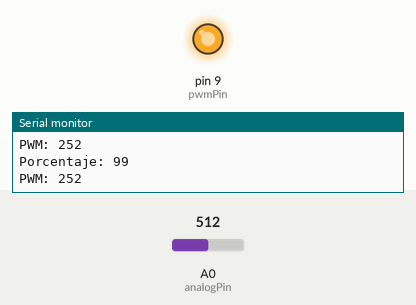
This sketch was run on a simulated Arduino Uno, built with avr-gcc and run on an emulated ATmega328P. Shown: output pins drawn as LEDs (lit = HIGH), the last lines printed to the serial monitor. Inputs (shaded band) come from the test bench; at power-on: A0 (analogPin) = 512.

Above: at 1.8 s.
1.9 s: A0 (analogPin) set to 716
At 2.6 s:
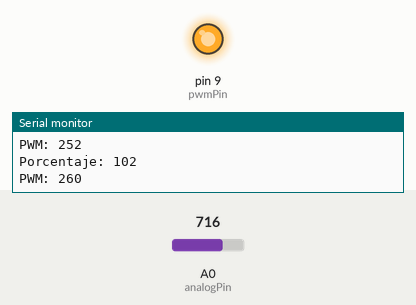
3.5 s: A0 (analogPin) set to 511
At 5.3 s:
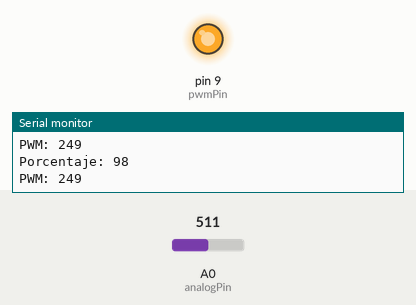
Timing chart, 0 to 6.8 s (numbered marks = the images above; inputs shaded):
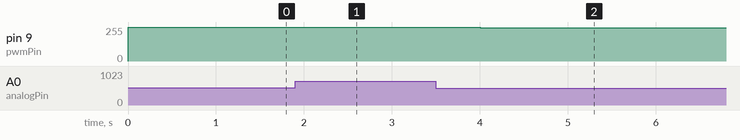

The sketch:

Ventilador.ino
```cpp
/*
   Ventilador.ino

   Prueba del ventilador.
   la salida es el pin 9.
   Dependiendo del valor que lea en el pin A0
   La salida esta conectada a una resistencia de 1K, a la base del trnasistor.


*/

const int analogPin = A0; // Entrada señal analogica
int percent = 0;
int pwm = 0;
const int pwmPin = 9;
int pot = 0; // almacena la lectura analógica raw del potenciometro

void setup() {
  Serial.begin(115200);
  pinMode(pwmPin, OUTPUT);

}

void loop() {
  pot = analogRead(analogPin); // lectura analógica raw (0-1023)
  percent = map(pot, 0, 1023, 90,108); // convertir a porcentaje (0-100)

 // percent=100;
  pwm = percent * 2.55;
Serial.print("Porcentaje: ");
  Serial.println(percent);
  Serial.print("PWM: ");
  Serial.println(pwm);

  analogWrite(pwmPin, pwm);
  delay(1000);
}
```

Measured:
- after the input at 1.9 s, pin 9 (pwmPin): 252/255 → 255/255 after 0.10 s
- after the input at 3.5 s, pin 9 (pwmPin): 255/255 → 249/255 after 0.50 s
